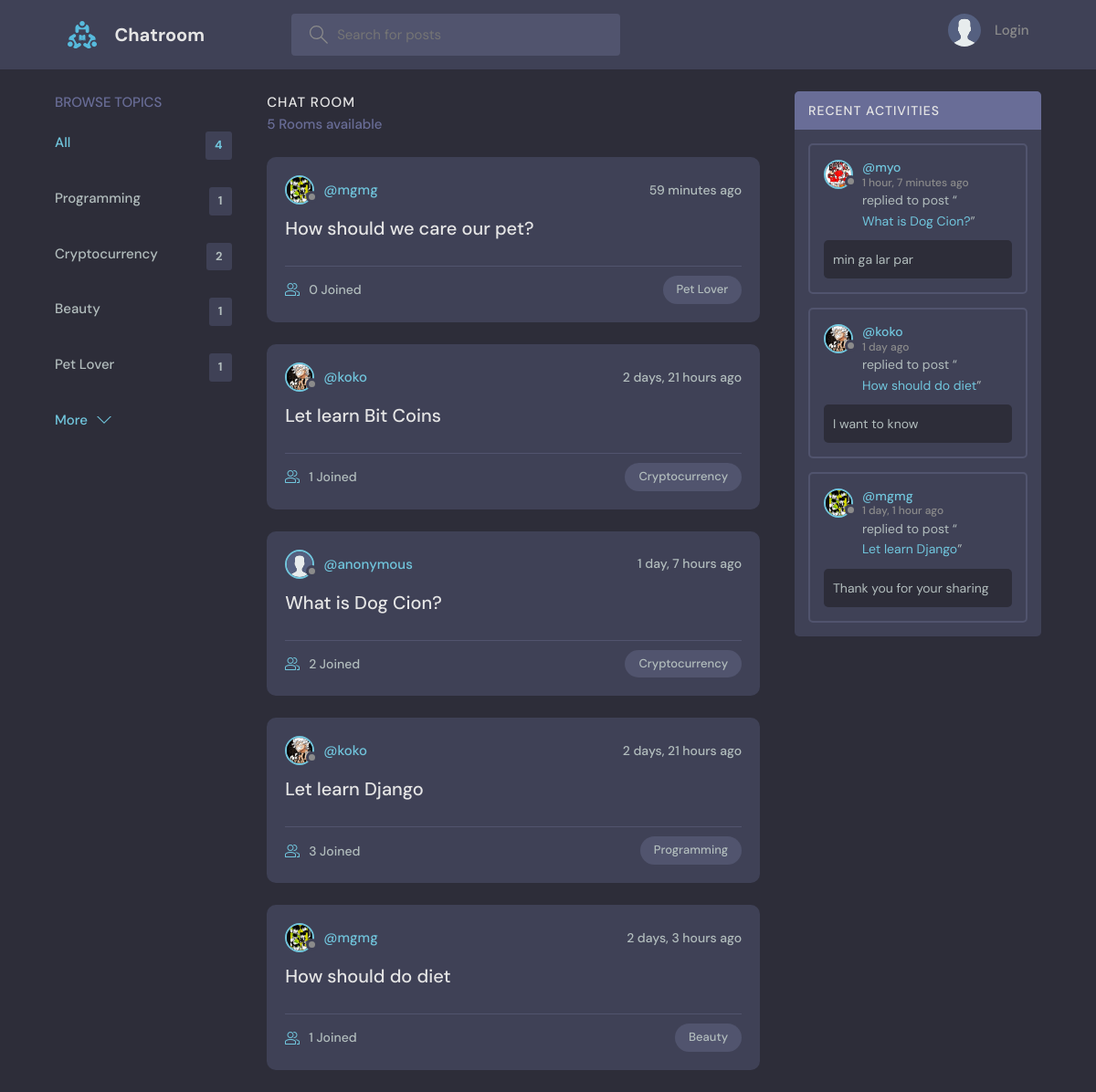
The page / on the database its author committed.
### chatroom/models.py (models this page shows, shortened)
class Topic(models.Model):
    name = models.CharField(max_length=300)

class Room(models.Model):
    host = models.ForeignKey(CustomUser, related_name='username', on_delete=models.SET_NULL, null=True)
    topic = models.ForeignKey(Topic, related_name='topicname',on_delete=models.SET_NULL, null=True)
    name = models.CharField(max_length=200)
    description = models.TextField(null=True, blank=True)
    members = models.ManyToManyField(settings.AUTH_USER_MODEL, related_name='members', blank=True)
    updated = models.DateTimeField(auto_now=True)
    created = models.DateTimeField(auto_now_add=True)
    class Meta:
        ordering = ['-updated', '-created']
    def __str__(self) -> str:
        return self.name

class CustomUser(AbstractBaseUser, PermissionsMixin):
    email = models.EmailField(blank=True, default='', unique=True)
    name = models.CharField(max_length=250, blank=True,)
    user_bio = models.TextField(blank=True, null=True)
    user_profile = models.ImageField(upload_to="userprofile", null=True, default="userprofile/avatar.svg")
    is_active = models.BooleanField(default=True)
    is_superuser = models.BooleanField(default=True)
    is_staff = models.BooleanField(default=True)
    joined_date = models.DateTimeField(default=timezone.now)
    last_login = models.DateTimeField(blank=True, null=True)
    objects = CustomUserManager()
    USERNAME_FIELD = 'email'
    EMAIL_FIELD = 'email'
    REQUIRED_FIELDS = []
    class Meta:
        verbose_name = 'User'
        verbose_name_plural = 'Users'

class Message(models.Model):
    user = models.ForeignKey(CustomUser, related_name='usermessage', on_delete=models.CASCADE)
    room = models.ForeignKey(Room, related_name='roommessage', on_delete=models.CASCADE)
    comment = models.TextField()
    updated = models.DateTimeField(auto_now=True)
    created = models.DateTimeField(auto_now_add=True)
    class Meta:
        ordering = ['-updated', '-created']

### chatroom/views.py (the view)
# urls.py: 2. Add a URL to urlpatterns:  path('', views.home, name='home')
def home(request):
    if request.GET.get('search') != None:
        search = request.GET.get('search')
    else:
        search = ''
    rooms = Room.objects.filter(
        Q(topic__name__icontains = search) |
        Q(name__icontains = search) |
        Q(description__icontains = search)
    )
    topics = Topic.objects.all()[0:5]
    room_count = rooms.count()
    room_messages = Message.objects.filter(
        Q(room__topic__name__icontains = search)
    )[0:3]
    context = {
        'topics' : topics,
        'rooms' : rooms,
        'room_count' : room_count,
        'room_messages' : room_messages
    }
    return render(request, 'home.html', context)

### chatroom/templates/home.html (shortened to what this page needs)
{% extends 'main.html' %}
{% block content %}
    <main class="layout layout--3">
      <div class="container">
        {% include 'topics_list.html' %}
        <div class="roomList">
          <div class="roomList__header">
            <div>
              <h2>Chat Room</h2>
              <p>{{ room_count }} Rooms available</p>
            </div>
          </div>
        {% include 'room_list.html' %}
        </div>
        {% include 'activities_list.html' %}
      </div>
    </main>
{% endblock %}

### chatroom/templates/topics_list.html
<div class="topics">
    <div class="topics__header">
      <h2>Browse Topics</h2>
    </div>
    <ul class="topics__list">
      <li>
        <a href="{% url 'home' %}" class="active">All <span>{{ topics.count }}</span></a>
      </li>
      {% for topic in topics %}
      <li>
        <a href="{% url 'home' %}?search={{topic.name}}"> {{ topic.name }} <span> {{ topic.topicname.all.count }} </span></a>
      </li>
      {% endfor %}
    </ul>
    <a class="btn btn--link" href="{% url 'topics' %}">
      More
      <svg version="1.1" xmlns="http://www.w3.org/2000/svg" width="32" height="32" viewBox="0 0 32 32">
        <title>chevron-down</title>
        <path d="M16 21l-13-13h-3l16 16 16-16h-3l-13 13z"></path>
      </svg>
    </a>
  </div>

### chatroom/templates/room_list.html (shortened to what this page needs)
{% for room in rooms %}
<div class="roomListRoom">
    <div class="roomListRoom__header">
      <a href="{% url 'userprofile' room.host.id %}" class="roomListRoom__author">
        <div class="avatar avatar--small">
          <img src="{{room.host.user_profile.url}}" />
        </div>
        {% if room.host.name %}
            <span>@{{room.host.name}}</span>
        {% else %}
            <span>@anonymous</span>
        {% endif %}
      </a>
      <div class="roomListRoom__actions">
        <span>{{room.created|timesince}} ago</span>
      </div>
    </div>
    <div class="roomListRoom__content">
      <a href="{% url 'room' room.id %}">{{room.name}}</a>
    </div>
    <div class="roomListRoom__meta">
      <a href="{% url 'room' room.id %}" class="roomListRoom__joined">
        {{room.members.all.count}} Joined
      </a>
      <p class="roomListRoom__topic">{{room.topic.name}}</p>
    </div>
  </div>
{% endfor %}

### chatroom/templates/activities_list.html (shortened to what this page needs)
<div class="activities">
    <div class="activities__header">
    <h2>Recent Activities</h2>
    </div>
    {% for message in room_messages %}
    <div class="activities__box">
      <div class="activities__boxHeader roomListRoom__header">
        <a href="{% url 'userprofile' message.user.id %}" class="roomListRoom__author">
          <div class="avatar avatar--small">
            <img src="{{ message.user.user_profile.url}}" />
          </div>
          <p>
            {% if message.user.name %}
              @{{ message.user.name }}
            {% else %}
              @anonymous
            {% endif %}
            <span>{{ message.created|timesince }} ago</span>
          </p>
        </a>
      </div>
      <div class="activities__boxContent">
        <p>replied to post “<a href="{% url 'room' message.room.id %}">{{message.room}}</a>”</p>
        <div class="activities__boxRoomContent">
          {{ message.comment|truncatewords:9}}
        </div>
      </div>
    </div>
    {% endfor %}
  </div>

### rows shown on the page
Topic: name "Programming", topicname.all.count "1"
Topic: name "Cryptocurrency", topicname.all.count "2"
Topic: name "Beauty", topicname.all.count "1"
Topic: name "Pet Lover", topicname.all.count "1"
Room: host.user_profile (picture), host.name "mgmg", created "59 minutes", name "How should we care our pet?", members.all.count "0", topic.name "Pet Lover"
Room: host.user_profile (picture), host.name "koko", created "2 days, 21 hours", name "Let learn Bit Coins", members.all.count "1", topic.name "Cryptocurrency"
Room: host.user_profile (placeholder picture), shows "@anonymous", created "1 day, 7 hours", name "What is Dog Cion?", members.all.count "2", topic.name "Cryptocurrency"
Room: host.user_profile (picture), host.name "koko", created "2 days, 21 hours", name "Let learn Django", members.all.count "3", topic.name "Programming"
Room: host.user_profile (picture), host.name "mgmg", created "2 days, 3 hours", name "How should do diet", members.all.count "1", topic.name "Beauty"
Message: user.user_profile (picture), user.name "myo", created "1 hour, 7 minutes", room "What is Dog Cion?", comment "min ga lar par"
Message: user.user_profile (picture), user.name "koko", created "1 day", room "How should do diet", comment "I want to know"
Message: user.user_profile (picture), user.name "mgmg", created "1 day, 1 hour", room "Let learn Django", comment "Thank you for your sharing"

### other values the page prints
{{ topics.count }} "4"
{{ room_count }} "5"
